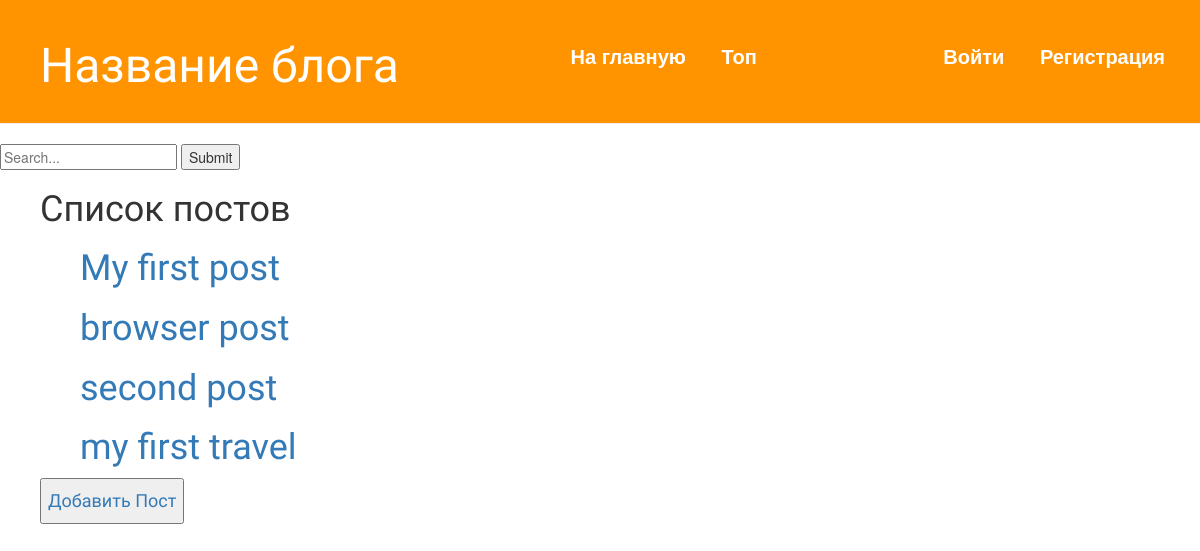
The page / on the database its author committed.
### blog/models.py (models this page shows, shortened)
class Post(models.Model):
    theme = models.CharField(u'Тема', max_length=255)
    text = models.TextField(u'Текст Поста')
    creation_date = models.DateTimeField(u'Дата создания', auto_now_add=True)
    is_hidden = models.BooleanField(default=False)

### blog/views.py (the view)
# urls.py: path('', views.index),
def index(request):
    if request.GET:
        data = request.GET
        search = data['search_box']
        list_post = [post for post in Post.objects.all() if search in post.theme]
    else:
        list_post = Post.objects.all()[:10]
        search = None
    context = {'list_post':list_post, 'search':search}
    return render(request, 'index.html', context)

### blog/templates/index.html (shortened to what this page needs)
{% extends 'base.html' %}
{% block content %}
<div>
    <form type="get" action="." style="margin: 0">
        <input  id="search_box" type="text" name="search_box"  placeholder="Search..."
        >
        <button id="search_submit" type="submit" >Submit</button>
    </form>
</div>
<div class='content'>
    <h1>Список постов</h1>
    {% if list_post %}
        <ul>
            {% for post in list_post %}
                {% if not post.is_hidden %}
                    <h1><a href="/post/{{ post.pk }}">{{post.theme}}</a></h1>
                {% endif %}
            {% endfor %}
        </ul>
        <a href="/post/new/">
            <button type='button'><h4>Добавить Пост</h4></button>
        </a>
    {% else %}
        <p>No posts are available</p>
    {% endif %}
</div>
{% endblock %}

### blog/static/css/header.css (style rules this page uses)
.content { margin-left: 40px; }
h1, h2, h3, h4 { font-family: 'Lobster', cursive; }

### rows shown on the page
Post: theme "My first post"
Post: theme "browser post"
Post: theme "second post"
Post: theme "my first travel"
